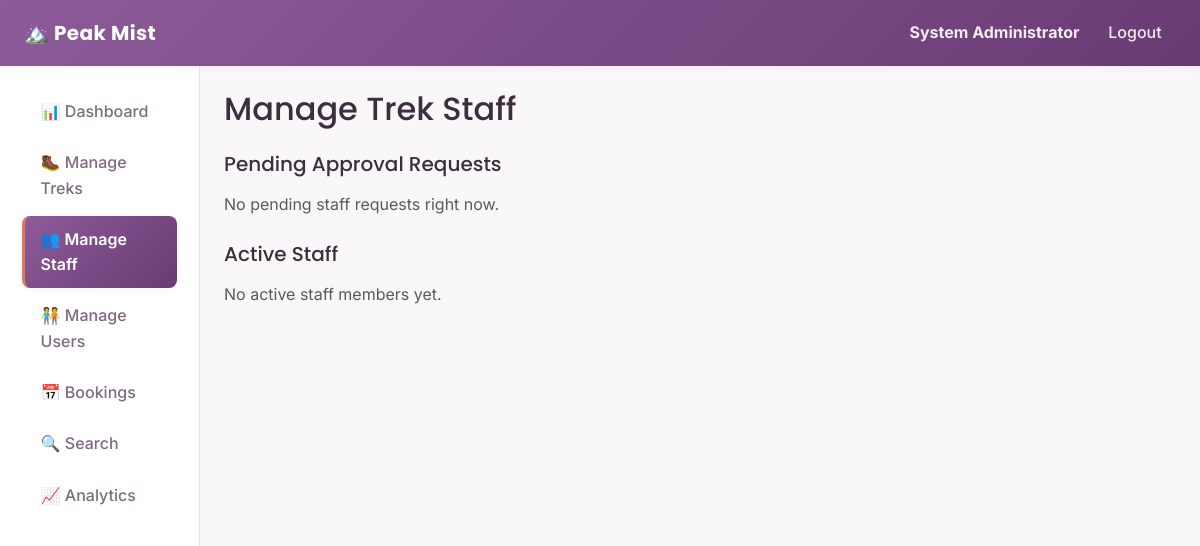
The app's page /admin/staff (signed in), older data.
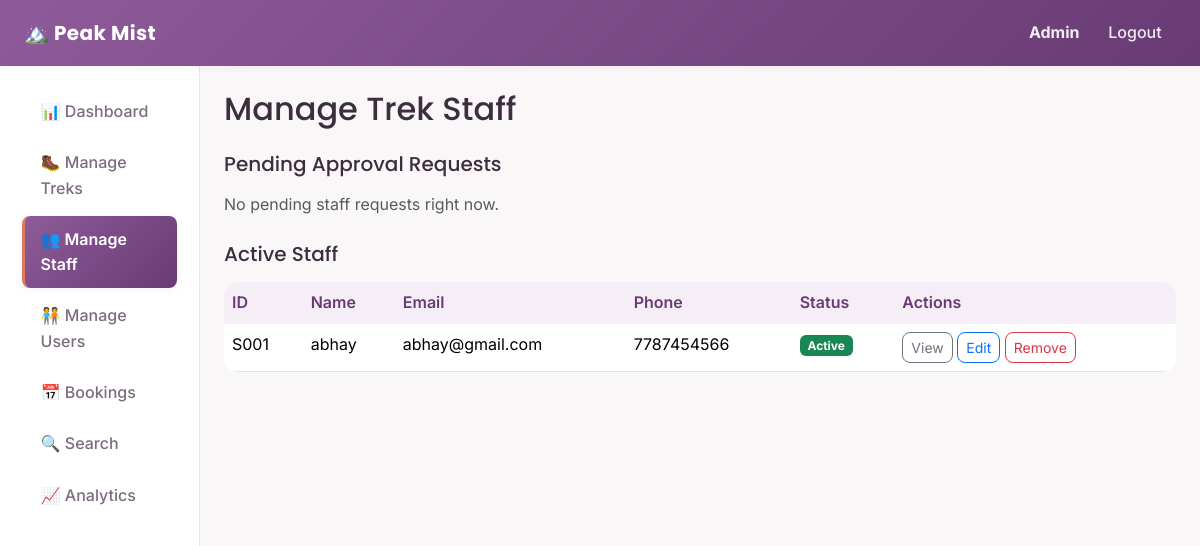
The same page, newer data.
### backend/models.py (models this page shows, shortened)
class User(db.Model, UserMixin):
    __tablename__ = "users"
    id = db.Column(db.Integer, primary_key=True)
    username = db.Column(db.String(80), unique=True, nullable=False)
    password_hash = db.Column(db.String(200), nullable=False)
    full_name = db.Column(db.String(120), nullable=False)
    email = db.Column(db.String(120), unique=True, nullable=False)
    phone = db.Column(db.String(20), nullable=True)
    role = db.Column(db.String(20), nullable=False, default="user")
    is_blacklisted = db.Column(db.Boolean, default=False, nullable=False)
    created_at = db.Column(db.DateTime, default=datetime.utcnow)
    staff_profile = db.relationship(
        "StaffProfile",
        backref="user",
        uselist=False,
        cascade="all, delete-orphan"
    )
    bookings = db.relationship(
        "Booking",
        backref="user",
        cascade="all, delete-orphan"
    )

class StaffProfile(db.Model):
    __tablename__ = "staff_profiles"
    id = db.Column(db.Integer, primary_key=True)
    user_id = db.Column(db.Integer, db.ForeignKey("users.id"), nullable=False)
    status = db.Column(db.String(20), default="pending")
    assigned_treks = db.relationship("Trek", backref="staff", lazy=True)
    @property
    def display_id(self):
        return f"S{self.id:03d}"

### backend/routes.py (the view)
@admin_bp.route("/staff")
@login_required
@role_required("admin")
def staff_list():
    all_staff = User.query.filter_by(role="staff").all()
    pending_staff = [s for s in all_staff if s.staff_profile and s.staff_profile.status == "pending"]
    active_staff = [s for s in all_staff if s.staff_profile and s.staff_profile.status == "active"]
    rejected_staff = [s for s in all_staff if s.staff_profile and s.staff_profile.status == "rejected"]
    return render_template(
        "admin/staff.html",
        pending_staff=pending_staff,
        active_staff=active_staff,
        rejected_staff=rejected_staff,
    )

### backend/routes.py (called while the page is built)
def role_required(*allowed_roles):
    def decorator(view_function):
        @wraps(view_function)
        def wrapped_view(*args, **kwargs):
            if current_user.role not in allowed_roles:
                abort(403)
            return view_function(*args, **kwargs)
        return wrapped_view
    return decorator

### templates/admin/staff.html (shortened to what this page needs)
{% extends "layout_dashboard.html" %}
{% set active_page = 'staff' %}
{% block content %}
<h2 class="mb-4">Manage Trek Staff</h2>
<h5 class="mb-3">
    Pending Approval Requests
</h5>
{% if pending_staff %}
<div class="table-responsive mb-4">
    <table class="table table-hover bg-white">
        <thead>
            <tr>
                <th>ID</th>
                <th>Name</th>
                <th>Email</th>
                <th>Phone</th>
                <th>Actions</th>
            </tr>
        </thead>
        <tbody>
            {% for staff_user in pending_staff %}
            <tr class="table-warning">
                <td>{{ staff_user.staff_profile.display_id }}</td>
                <td>{{ staff_user.full_name }}</td>
                <td>{{ staff_user.email }}</td>
                <td>{{ staff_user.phone or "-" }}</td>
                <td>
                    <form method="POST" action="{{ url_for('admin.approve_staff', user_id=staff_user.id) }}" class="d-inline">
                        <button type="submit" class="btn btn-sm btn-success">Approve</button>
                    </form>
                    <form method="POST" action="{{ url_for('admin.reject_staff', user_id=staff_user.id) }}" class="d-inline">
                        <button type="submit" class="btn btn-sm btn-outline-danger">Reject</button>
                    </form>
                </td>
            </tr>
            {% endfor %}
        </tbody>
    </table>
</div>
{% else %}
<p class="text-muted mb-4">No pending staff requests right now.</p>
{% endif %}
<h5 class="mb-3">Active Staff</h5>
{% if active_staff %}
<div class="table-responsive mb-4">
    <table class="table table-hover bg-white">
        <thead>
            <tr>
                <th>ID</th>
                <th>Name</th>
                <th>Email</th>
                <th>Phone</th>
                <th>Status</th>
                <th>Actions</th>
            </tr>
        </thead>
        <tbody>
            {% for staff_user in active_staff %}
            <tr class="{% if staff_user.is_blacklisted %}table-danger{% endif %}">
                <td>{{ staff_user.staff_profile.display_id }}</td>
                <td>{{ staff_user.full_name }}</td>
                <td>{{ staff_user.email }}</td>
                <td>{{ staff_user.phone or "-" }}</td>
                <td>
                    {% if staff_user.is_blacklisted %}
                        <span class="badge bg-danger">Blacklisted</span>
                    {% else %}
                        <span class="badge bg-success">Active</span>
                    {% endif %}
                </td>
                <td>
                    <a href="{{ url_for('admin.staff_detail', user_id=staff_user.id) }}"
                       class="btn btn-sm btn-outline-secondary">View</a>
                    <a href="{{ url_for('admin.edit_staff', user_id=staff_user.id) }}"
                       class="btn btn-sm btn-outline-primary">Edit</a>
                    <form method="POST" action="{{ url_for('admin.remove_staff', user_id=staff_user.id) }}"
                          class="d-inline">
                        <button type="submit" class="btn btn-sm btn-outline-danger">Remove</button>
                    </form>
                </td>
            </tr>
            {% endfor %}
        </tbody>
    </table>
</div>
{% else %}
<p class="text-muted mb-4">No active staff members yet.</p>
{% endif %}
{% endblock %}

### templates/layout_dashboard.html (shortened to what this page needs)
<!DOCTYPE html>
<html lang="en">
<head>
    <link
        href="https://cdnjs.cloudflare.com/ajax/libs/bootstrap/5.3.3/css/bootstrap.min.css"
        rel="stylesheet">
    <link rel="stylesheet" href="{{ url_for('static', filename='css/styles.css') }}">
</head>
<body>
    <nav class="navbar navbar-expand-lg navbar-trek">
        <div class="container-fluid px-4">
            <a class="navbar-brand fw-bold" href="{{ url_for('auth.home') }}">
                🏔️ Peak Mist
            </a>
            <div class="navbar-collapse" id="navMenu">
                <ul class="navbar-nav ms-auto align-items-lg-center">
                    <li class="nav-item">
                        <span class="nav-link">
                            <strong>{{ current_user.full_name }}</strong>
                        </span>
                    </li>
                    <li class="nav-item">
                        <a class="nav-link" href="{{ url_for('auth.logout') }}">Logout</a>
                    </li>
                </ul>
            </div>
        </div>
    </nav>
    <div class="container-fluid">
        <div class="row">
            <nav class="col-md-3 col-lg-2 sidebar">
                <ul class="nav flex-column">
                    {% if current_user.role == 'admin' %}
                        <li class="nav-item">
                            <a class="nav-link {% if active_page == 'dashboard' %}active{% endif %}"
                               href="{{ url_for('admin.dashboard') }}">📊 Dashboard</a>
                        </li>
                        <li class="nav-item">
                            <a class="nav-link {% if active_page == 'treks' %}active{% endif %}"
                               href="{{ url_for('admin.treks') }}">🥾 Manage Treks</a>
                        </li>
                        <li class="nav-item">
                            <a class="nav-link {% if active_page == 'staff' %}active{% endif %}"
                               href="{{ url_for('admin.staff_list') }}">👥 Manage Staff</a>
                        </li>
                        <li class="nav-item">
                            <a class="nav-link {% if active_page == 'users' %}active{% endif %}"
                               href="{{ url_for('admin.users_list') }}">🧑‍🤝‍🧑 Manage Users</a>
                        </li>
                        <li class="nav-item">
                            <a class="nav-link {% if active_page == 'bookings' %}active{% endif %}"
                               href="{{ url_for('admin.bookings_list') }}">📅 Bookings</a>
                        </li>
                        <li class="nav-item">
                            <a class="nav-link {% if active_page == 'search' %}active{% endif %}"
                               href="{{ url_for('admin.search') }}">🔍 Search</a>
                        </li>
                        <li class="nav-item">
                            <a class="nav-link {% if active_page == 'analytics' %}active{% endif %}"
                               href="{{ url_for('admin.analytics') }}">📈 Analytics</a>
                        </li>
                    {% endif %}
                </ul>
            </nav>
            <main class="col-md-9 col-lg-10 p-4">
                {% block content %}{% endblock %}
            </main>
        </div>
    </div>
</body>
</html>

Row changes from the older to the newer data that the page shows:
changed User: full_name "System Administrator" → "Admin"
added User: staff_profile.display_id "S001", full_name "abhay", email "abhay@gmail.com", phone "7787454566", is_blacklisted "Active"
Text that changed along with them:
text no longer shown: "No active staff members yet."
text now shown: "ID Name Email Phone Status Actions"
